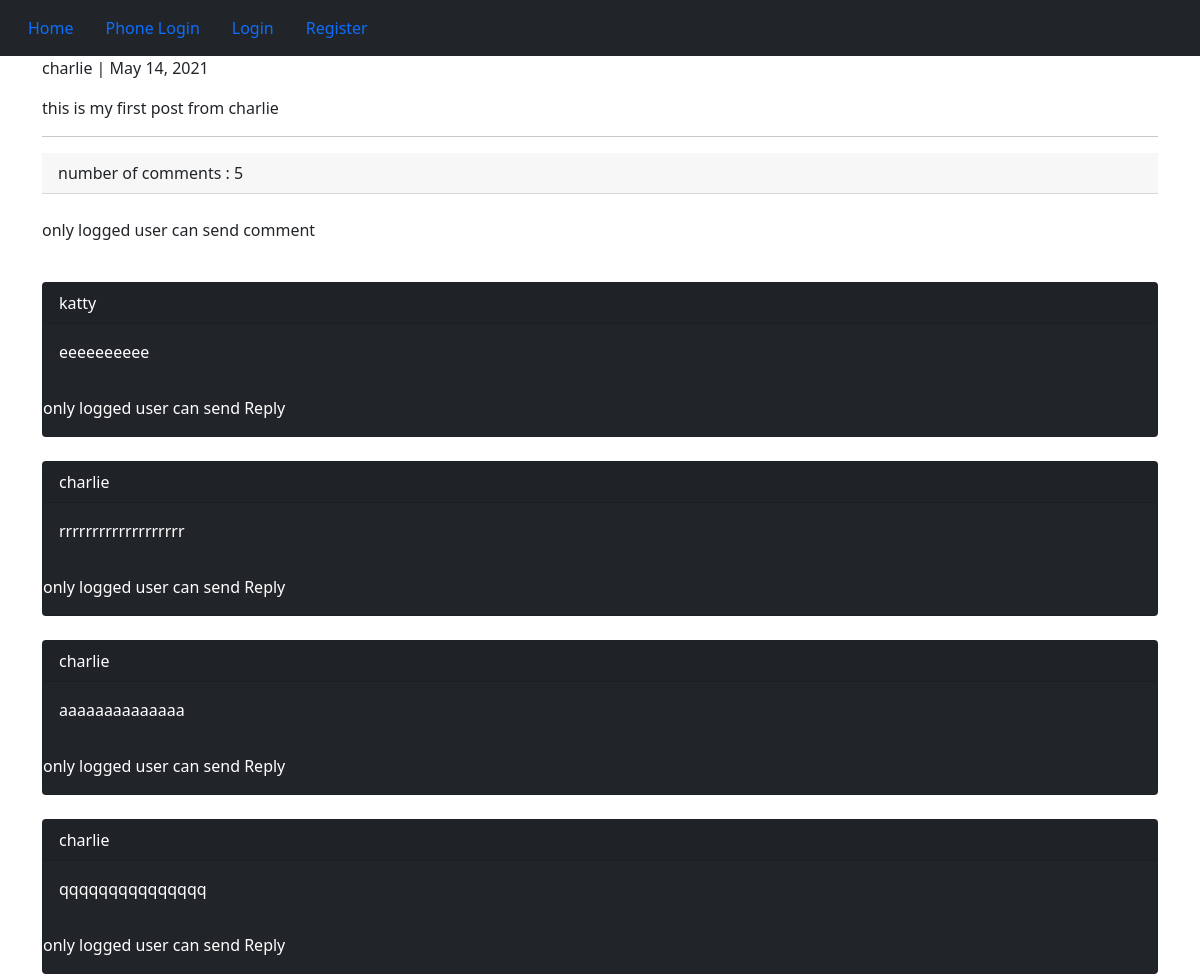
The app's page /2021/5/14/this-is-my-first-post-from-cha/ (upper part), older data.
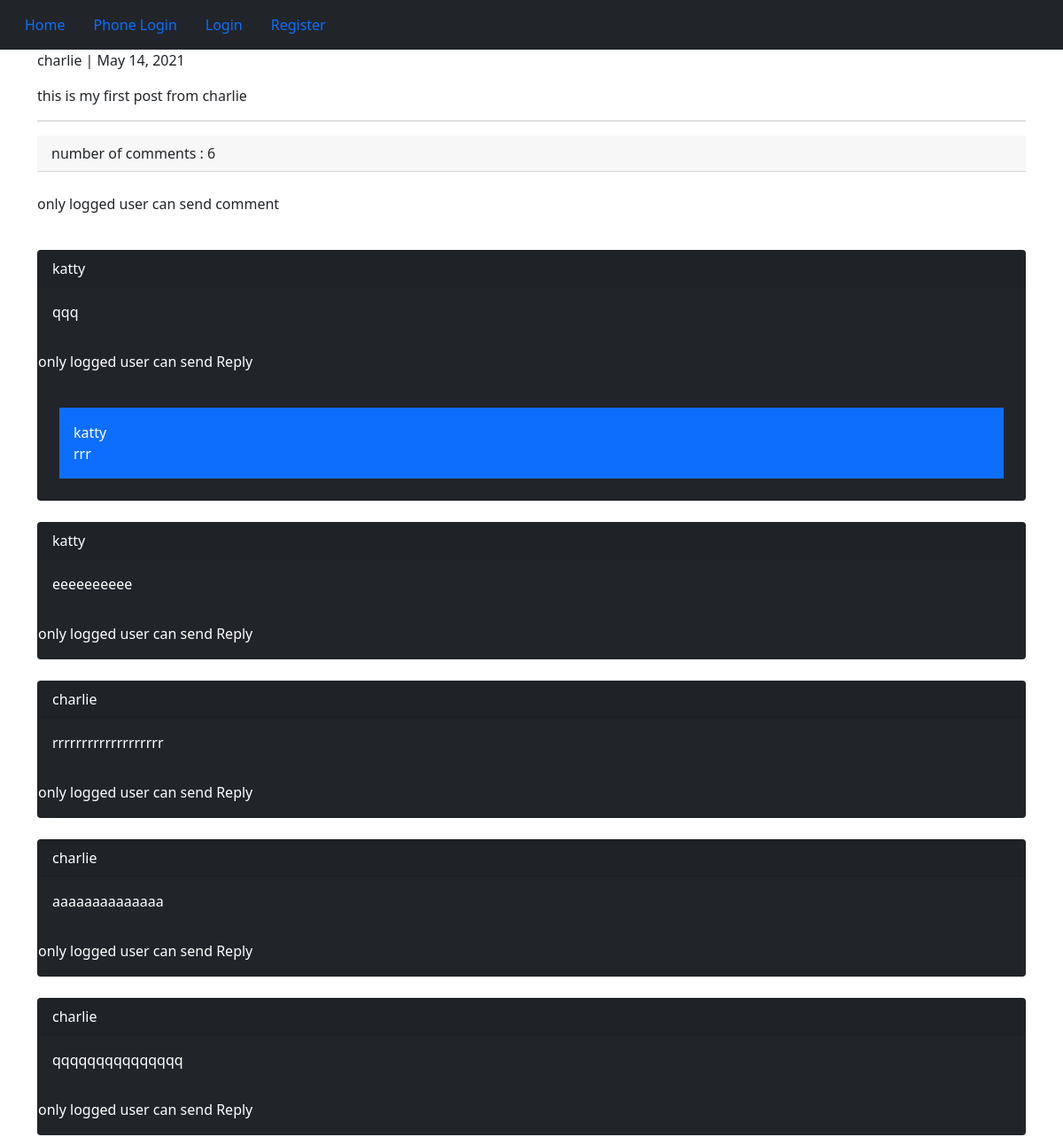
The same page, newer data.
### posts/models.py (models this page shows, shortened)
class Comment(models.Model):
    user =      models.ForeignKey(User, on_delete=models.CASCADE , related_name='usercomments')
    post =      models.ForeignKey(Post, on_delete=models.CASCADE , related_name='postcomments')
    reply =     models.ForeignKey('self', on_delete=models.CASCADE, null=True, blank=True, related_name='replies' )
    is_reply =  models.BooleanField(default=False)
    body =      models.TextField(max_length=400)
    created =   models.DateTimeField(auto_now_add=True)
    class Meta :
        ordering = ('-created',)

### posts/views.py (the view, shortened to what this page needs)
# urls.py: path('<int:year>/<int:month>/<int:day>/<slug:slug>/', views.post_detail, name='post_detail'),
def post_detail(request, year, month, day, slug):
    the_post = get_object_or_404( Post, created__year = year, created__month = month, created__day = day, slug = slug )
    comments = the_post.postcomments.filter(is_reply = False)
    form = AddCommentForm()
    reply_form = AddReplyForm()
    context = {
        'post' : the_post,
        'comments' : comments ,
        'form' : form,
        'reply_form' : reply_form
    }
    return render(request,'posts/post_detail.html', context)

### posts/templates/posts/post_detail.html (shortened to what this page needs)
{% extends 'base.html' %}
{% block content %}
    <p>{{ post.user }} |  {{ post.created|date }}</p>
    <p>{{ post.body }}</p>
    <hr />
    <p class='card-header' >number of comments : {{ comments.count }}</p>
    <br />
    {% if request.user.is_authenticated %}
        <form action='' method='POST'>
            {% csrf_token %}
            {{ form.as_p }}
            <input type='submit' value='Send comment' class='btn btn-primary' >
        </form>
    {% else %}
        <p>only logged user can send comment</p>
    {% endif %}
    <br />
    {% for comment in comments %}
        <div class='card bg-dark text-white' >
            <p class='card-header' >{{ comment.user }}</p>
            <p class='card-body' >{{ comment.body }}</p>
            {% if request.user.is_authenticated %}
            <div class ='card-body' >
                <form action='{% url "posts:add_reply" comment.id %}' method='POST' >
                    {% csrf_token %}
                    {{ form.as_p }}
                    <input type='submit' value='Send Reply' class='btn btn-primary' >
                </form>
            </div>
            {% else %}
                <p>only logged user can send Reply</p>
            {% endif %}
            {% for reply in comment.replies.all %}
                <p class='bg-primary text-white p-3 m-4' >{{ reply.user }} <br /> {{ reply.body }} </p>
            {% endfor %}
        </div>
        <br />
    {% empty %}
        <p class='card-header' > no comments </p>
    {% endfor %}
{% endblock %}

Row changes from the older to the newer data that the page shows:
added Comment: user "katty", body "qqq"
added Comment: user "katty", body "rrr"
Text that changed along with them:
{{ comments.count }}: "5" → "6"
